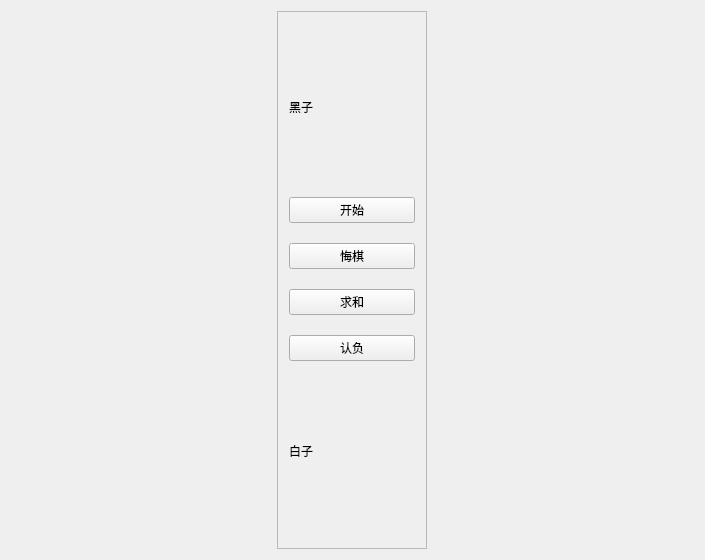
<?xml version="1.0" encoding="UTF-8"?>
<ui version="4.0">
 <class>GobangForm</class>
 <widget class="QWidget" name="GobangForm">
  <property name="geometry">
   <rect>
    <x>0</x>
    <y>0</y>
    <width>705</width>
    <height>560</height>
   </rect>
  </property>
  <property name="windowTitle">
   <string>GobangForm</string>
  </property>
  <layout class="QGridLayout" name="gridLayout">
   <item row="0" column="0">
    <layout class="QGridLayout" name="grid_chess"/>
   </item>
   <item row="0" column="1">
    <widget class="QFrame" name="frame">
     <property name="maximumSize">
      <size>
       <width>150</width>
       <height>16777215</height>
      </size>
     </property>
     <property name="frameShape">
      <enum>QFrame::StyledPanel</enum>
     </property>
     <property name="frameShadow">
      <enum>QFrame::Raised</enum>
     </property>
     <layout class="QGridLayout" name="gridLayout_3">
      <item row="5" column="0">
       <widget class="QLabel" name="label_white">
        <property name="minimumSize">
         <size>
          <width>140</width>
          <height>140</height>
         </size>
        </property>
        <property name="maximumSize">
         <size>
          <width>140</width>
          <height>140</height>
         </size>
        </property>
        <property name="text">
         <string>白子</string>
        </property>
       </widget>
      </item>
      <item row="1" column="0">
       <widget class="QPushButton" name="btn_start">
        <property name="text">
         <string>开始</string>
        </property>
       </widget>
      </item>
      <item row="3" column="0">
       <widget class="QPushButton" name="btn_peace">
        <property name="text">
         <string>求和</string>
        </property>
       </widget>
      </item>
      <item row="2" column="0">
       <widget class="QPushButton" name="btn_regret">
        <property name="text">
         <string>悔棋</string>
        </property>
       </widget>
      </item>
      <item row="0" column="0">
       <widget class="QLabel" name="label_black">
        <property name="minimumSize">
         <size>
          <width>140</width>
          <height>140</height>
         </size>
        </property>
        <property name="maximumSize">
         <size>
          <width>140</width>
          <height>140</height>
         </size>
        </property>
        <property name="text">
         <string>黑子</string>
        </property>
       </widget>
      </item>
      <item row="4" column="0">
       <widget class="QPushButton" name="btn_giveup">
        <property name="text">
         <string>认负</string>
        </property>
       </widget>
      </item>
     </layout>
    </widget>
   </item>
  </layout>
 </widget>
 <layoutdefault spacing="6" margin="11"/>
 <resources/>
 <connections/>
</ui>
